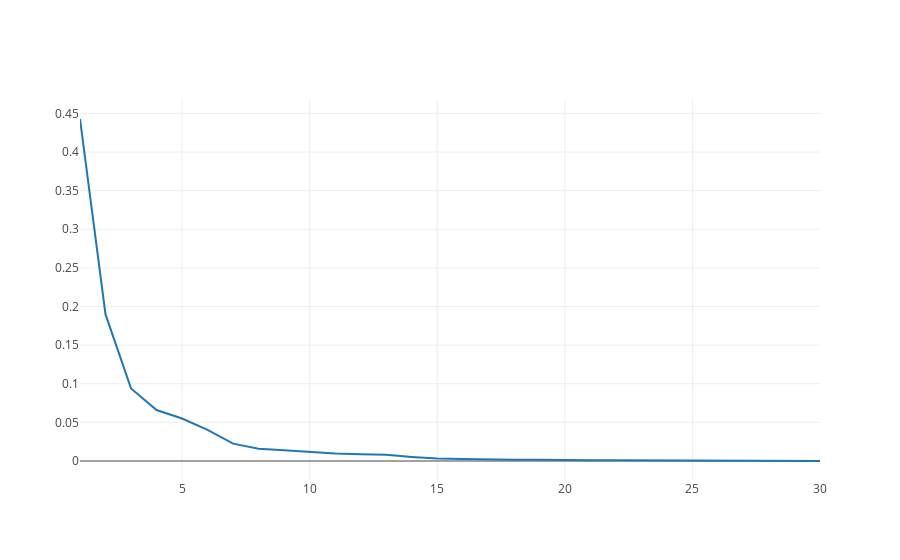

Source (notebook cell):
### Code cell
trace = go.Line(y = exp_var,
               x = np.arange(1, len(exp_var) + 1))
data = [trace]
figure = dict(data = data)
iplot(figure)

### Figure 1 — Plotly figure (JSON) as saved in the notebook; plotly's stock layout.template omitted (floating-point values rounded to 4 significant figures)
{"data": [{"type": "scatter", "uid": "1759f7bb-b641-492d-9a21-2a4637d8100b", "x": [1, 2, 3, 4, 5, 6, 7, 8, 9, 10, 11, 12, 13, 14, 15, 16, 17, 18, 19, 20, 21, 22, 23, 24, 25, 26, 27, 28, 29, 30], "y": [0.4427, 0.1897, 0.09393, 0.06602, 0.05496, 0.04025, 0.02251, 0.01589, 0.0139, 0.01169, 0.009797, 0.008705, 0.008045, 0.005234, 0.003138, 0.002662, 0.00198, 0.001754, 0.001649, 0.001039, 0.0009991, 0.0009146, 0.0008114, 0.0006018, 0.000516, 0.0002726, 0.00023, 5.298e-05, 2.496e-05, 4.435e-06]}], "layout": {}}
